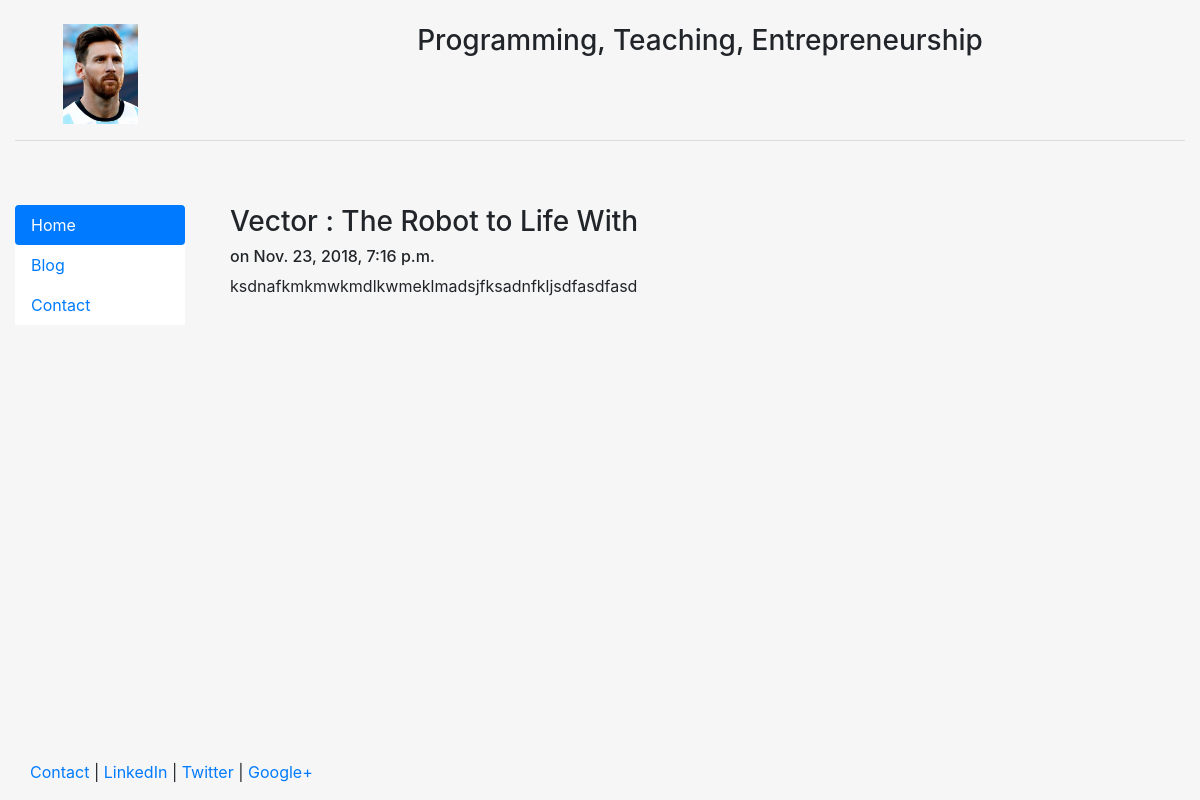
Page /blog/2 on the committed database.
### blog/models.py (models this page shows, shortened)
class Post(models.Model):
	title = models.CharField(max_length=40)
	body = models.TextField()
	date = models.DateTimeField()

### blog/templates/blog/post.html
{% extends "personal/header.html" %}
{% block content %}
	<h3>{{post.title}}</h3>
	<h6>on {{post.date}}</h6>
	{{post.body|safe|linebreaks}}
{% endblock %}

### personal/templates/personal/header.html (style rules this page uses)
html, body { height:100% }

### rows in the picture
Post: title "Vector : The Robot to Life With", date "Nov. 23, 2018, 7:16 p.m.", body "ksdnafkmkmwkmdlkwmeklmadsjfksadnfkljsdfasdfasd"
